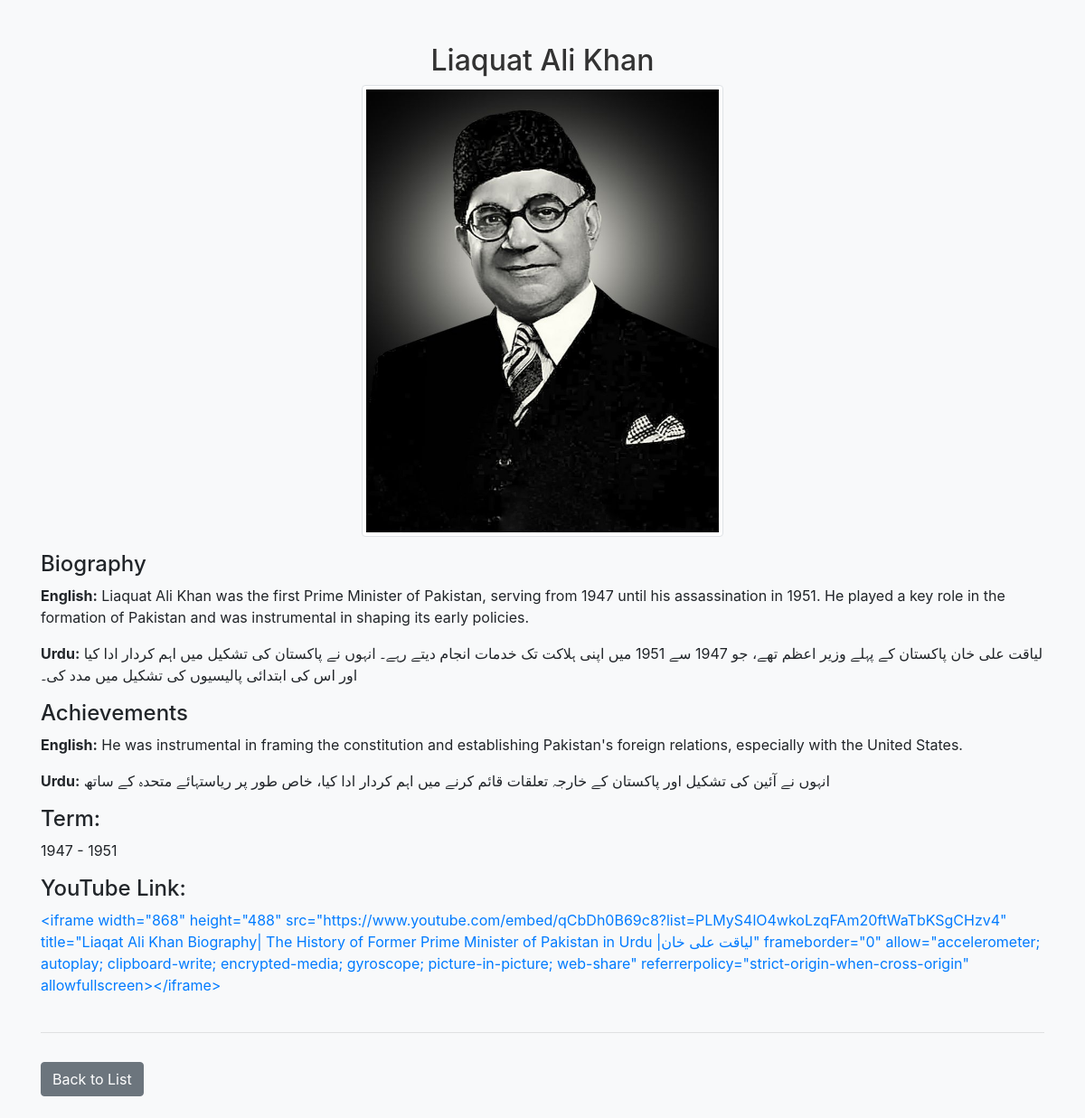
The app's page /prime-minister/6/ (signed in) with its own data.
### biography/models.py (models this page shows, shortened)
class PrimeMinisters(models.Model):
    name = models.CharField(max_length=255)
    english_bio = models.CharField(max_length=500, blank=True)
    urdu_bio = models.CharField(max_length=500, blank=True, default='')
    english_achievements = models.CharField(max_length=500, blank=True, default='')
    urdu_achievements = models.CharField(max_length=500, blank=True, default='')
    youtube_link = models.CharField(max_length=500, blank=True, default='')
    background_color = models.CharField(max_length=7)
    term = models.CharField(max_length=100)
    image = models.ImageField(upload_to='prime_ministers_images/', blank=True, null=True)

### biography/views.py (the view)
# urls.py: path('prime-minister/<int:pk>/', prime_minister_detail, name='prime_minister_detail'),
@login_required
@user_passes_test(is_admin)
def prime_minister_detail(request, pk):
    prime_minister = get_object_or_404(PrimeMinisters, pk=pk)
    return render(request, 'prime_minister_detail.html', {'prime_minister': prime_minister})

### biography/views.py (called while the page is built)
def is_admin(user):
    return user.is_staff

### biography/templates/prime_minister_detail.html (shortened to what this page needs)
{% load static %}
<!DOCTYPE html>
<html lang="en">
<head>
    <link rel="stylesheet" href="https://stackpath.bootstrapcdn.com/bootstrap/4.5.2/css/bootstrap.min.css">
    <link rel="stylesheet" href="{% static 'css/styles.css' %}">
</head>
<body>
    <div class="container mt-5">
        <h2 class="text-center">{{ prime_minister.name }}</h2>
        <div class="text-center mb-3">
            {% if prime_minister.image %}
                <img src="{{ prime_minister.image.url }}" alt="{{ prime_minister.name }}" class="img-thumbnail" style="height: 500px; width: 400px;">
            {% else %}
                <p>No image available</p>
            {% endif %}
        </div>
        <h4>Biography</h4>
        <p><strong>English:</strong> {{ prime_minister.english_bio }}</p>
        <p><strong>Urdu:</strong> {{ prime_minister.urdu_bio }}</p>
        <h4>Achievements</h4>
        <p><strong>English:</strong> {{ prime_minister.english_achievements }}</p>
        <p><strong>Urdu:</strong> {{ prime_minister.urdu_achievements }}</p>
        <h4>Term:</h4>
        <p>{{ prime_minister.term }}</p>
        {% if prime_minister.youtube_link %}
        <h4>YouTube Link:</h4>
        <a href="{{ prime_minister.youtube_link }}" target="_blank">{{ prime_minister.youtube_link }}</a>
        {% endif %}
        <br>
        <br>
        <hr>
        <a href="{% url 'prime_ministers_list' %}" class="btn btn-secondary mt-3">Back to List</a>
    </div>
    <br>
</body>
</html>

### biography/static/css/styles.css (style rules this page uses)
.container { margin-top: 20px; }
body { background-color: #f8f9fa; }
h2 { color: #333; }
.btn { border-radius: 0.25rem; }

### records on screen
PrimeMinisters: name "Liaquat Ali Khan", image (picture), english_bio "Liaquat Ali Khan was the first Prime Minister of Pakistan, serving from 1947 until his assassination in 1951. He played a key role in the formation of Pakistan and was instrumental in shaping its early policies.", urdu_bio "لیاقت علی خان پاکستان کے پہلے وزیر اعظم تھے، جو 1947 سے 1951 میں اپنی ہلاکت تک خدمات انجام دیتے رہے۔ انہوں نے پاکستان کی تشکیل میں اہم کردار ادا کیا اور اس کی ابتدائی پالیسیوں کی تشکیل میں مدد کی۔", english_achievements "He was instrumental in framing the constitution and establishing Pakistan's foreign relations, especially with the United States.", urdu_achievements "انہوں نے آئین کی تشکیل اور پاکستان کے خارجہ تعلقات قائم کرنے میں اہم کردار ادا کیا، خاص طور پر ریاستہائے متحدہ کے ساتھ", term "1947 - 1951", youtube_link "<iframe width=\"868\" height=\"488\" src=\"https://www.youtube.com/embed/qCbDh0B69c8?list=PLMyS4lO4wkoLzqFAm20ftWaTbKSgCHzv4\" title=\"Liaqat Ali Khan Biography| The History of Former Prime Minister of Pakistan in Urdu |لیاقت علی خان\" frameborder=\"0\" allow=\"accelerometer; autoplay; clipboard-write; encrypted-media; gyroscope; picture-in-picture; web-share\" referrerpolicy=\"strict-origin-when-cross-origin\" allowfullscreen></iframe>"
